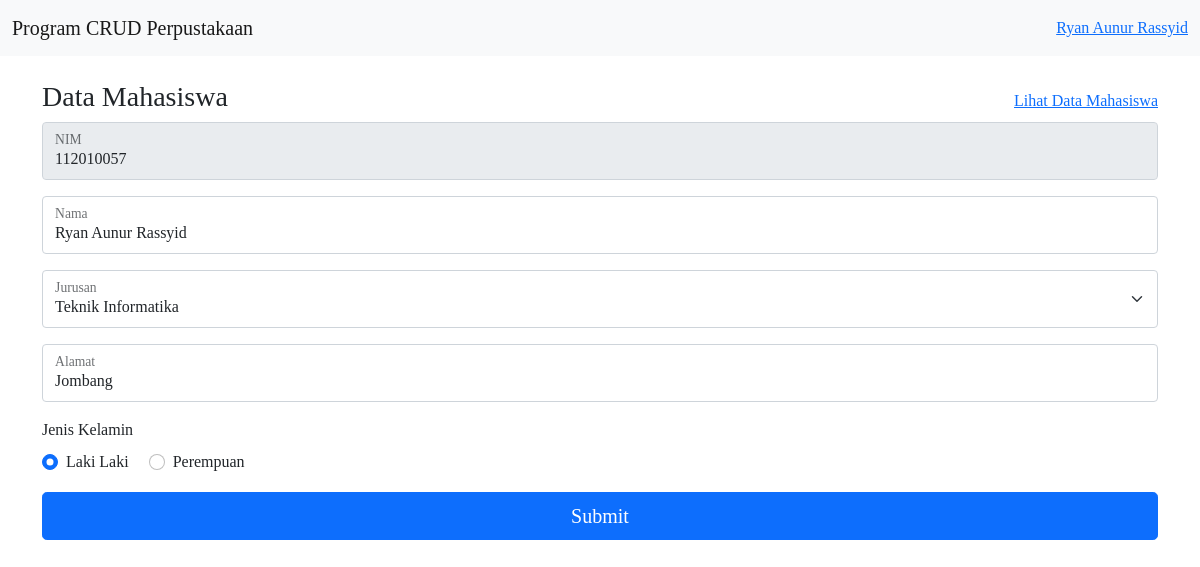
Page /mahasiswa/update.php?id=112010057 on the committed database.
### tables this page shows
CREATE TABLE `mahasiswa` (
  `nim` varchar(20) NOT NULL,
  `nama` varchar(100) NOT NULL,
  `jurusan` varchar(100) NOT NULL,
  `alamat` varchar(255) NOT NULL,
  `jenis_kelamin` char(1) NOT NULL
);

### helpers.php (called while the page is built, shortened)
<?php
class DB {
    private $connection;
    private $options = [
        "host" => "localhost",
        "user" => "root",
        "password" => "",
        "database" => "php_course"
    ];
    public function __construct($options)
    {
        $this->options = array_merge($this->options, $options);
        $this->connection = $this->connectToDB();
    }
    public function getConnection()
    {
        return $this->connection;
    }
    private function connectToDB()
    {
        $connection = mysqli_connect(
            $this->options['host'],
            $this->options['user'],
            $this->options['password'],
            $this->options['database']
        );
        return $connection;
    }
}
class Model {
    protected $table = "";
    private DB $connection;
    private $where;
    public function __construct(DB $connection)
    {
        $this->connection = $connection;
    }
    public function query ($query) {
        $result = mysqli_query($this->connection->getConnection(), $query);
        return mysqli_fetch_all($result, MYSQLI_ASSOC);
    }
    public function first () {
        return $this->query("SELECT * FROM `{$this->table}` WHERE {$this->where} LIMIT 1")[0];
    }
    public function where ($column, $operator, $value = null) {
        if (in_array($operator, [ '=', '!=', '>', '<', '>=', '<=' ])) {
            $this->where = "{$column}{$operator}'{$value}'";
        } else {
            $this->where = "{$column}='{$operator}'";
        }
        return $this;
    }
}

### connection.php (called while the page is built, shortened)
<?php
$db = new DB([
    "host" => "localhost",
    "user" => "ryanaunur",
    "password" => "A6HxLvoCwO5bq!@#",
    "database" => "perpustakaan_db"
]);

### mahasiswa/update.php (the view, shortened to what this page needs)
<?php
include __DIR__ . '/../autoload.php';
$mahasiswa = new Mahasiswa($db);
$data = $mahasiswa->where('nim', $_GET['id'])->first();
?>
<!DOCTYPE html>
<html lang="en">
<head>
  <link rel="stylesheet" href="/bootstrap/css/bootstrap.min.css">
</head>
<body>
  <?php include __DIR__ . "/../components/navbar.php"; ?>
  <div class="container mt-4">
    <div class="d-flex justify-content-between align-items-center">
      <h3>Data Mahasiswa</h3>
      <div>
        <a href="/index.php">Lihat Data Mahasiswa</a>
      </div>
    </div>
    <form method="post" action="">
      <div class="form-floating mb-3 ">
        <input class="form-control" disabled id="nim" name="nim" type="text" placeholder="NIM" value="<?= $data['nim'] ?>" />
        <label for="nim">NIM</label>
      </div>
      <div class="form-floating mb-3">
        <input class="form-control" id="nama" name="nama" type="text" placeholder="Nama" value="<?= $data['nama'] ?>" />
        <label for="nama">Nama</label>
      </div>
      <div class="form-floating mb-3">
        <select class="form-select" id="jurusan" name="jurusan" aria-label="Jurusan"  value="<?= $data['jurusan'] ?>">
          <option value="Teknik Informatika">Teknik Informatika</option>
        </select>
        <label for="jurusan">Jurusan</label>
      </div>
      <div class="form-floating mb-3">
        <input class="form-control" id="alamat" name="alamat" type="text" placeholder="Alamat" value="<?= $data['alamat'] ?>" />
        <label for="alamat">Alamat</label>
      </div>
      <div class="mb-3">
        <label class="form-label d-block">Jenis Kelamin</label>
        <div class="form-check form-check-inline">
          <input class="form-check-input" id="lakiLaki" type="radio" name="jenis_kelamin" value="L" <?= ($data['jenis_kelamin'] == 'L') ? 'checked' : '' ?> />
          <label class="form-check-label" for="lakiLaki">Laki Laki</label>
        </div>
        <div class="form-check form-check-inline">
          <input class="form-check-input" id="perempuan" type="radio" name="jenis_kelamin" value="P" <?= ($data['jenis_kelamin'] == 'P') ? 'checked' : '' ?> />
          <label class="form-check-label" for="perempuan">Perempuan</label>
        </div>
      </div>
      <div class="d-grid">
        <button type="submit" class="btn btn-primary btn-lg" name="submit" value="submit">Submit</button>
      </div>
    </form>
  </div>
</body>
</html>

### rows in the picture
mahasiswa: nim "112010057", nama "Ryan Aunur Rassyid", jurusan "Teknik Informatika", alamat "Jombang", jenis_kelamin "☑ Laki Laki", jenis_kelamin "☐ Perempuan"
